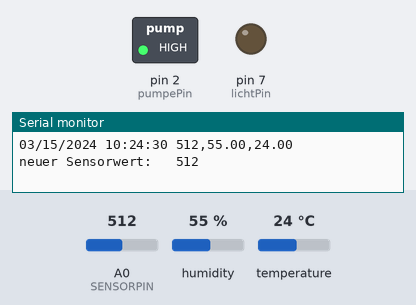
Recording of a sketch running on a simulated Arduino Uno, built with avr-gcc and run on an emulated ATmega328P. Parts: switched loads named in the sketch (green lamp = pin HIGH), output pins drawn as LEDs (lit = HIGH), the last lines printed to the serial monitor. Inputs (shaded band) come from the test bench; at power-on: A0 (SENSORPIN) = 512, humidity 55 %, temperature 24 °C. The local clock reads 2024-03-15 10:24:30 at power-on unless the sketch sets it; storage starts empty.

Above: at 3.8 s.
3.9 s: A0 (SENSORPIN) set to 489
At 5.4 s:
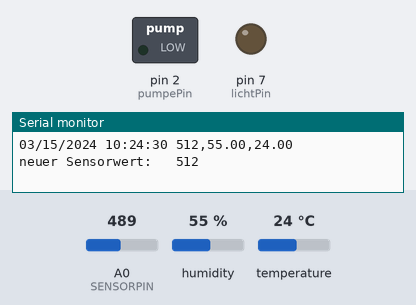
At 7.1 s:
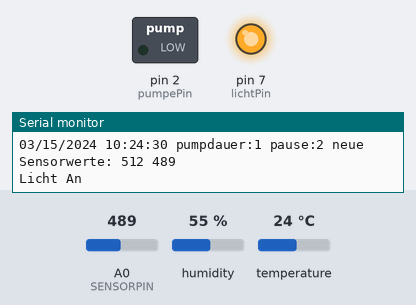
7.6 s: A0 (SENSORPIN) set to 510
At 8.9 s:
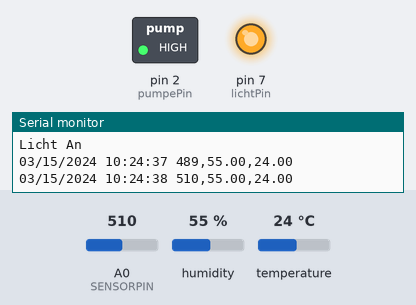
Timing chart, 0 to 21.3 s (numbered marks = the images above; inputs shaded):
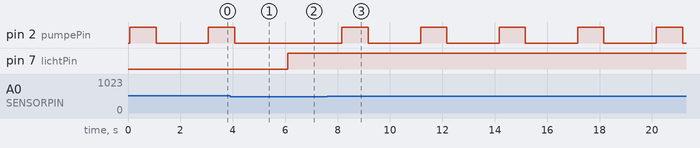

Measured:
- the behaviour switches between 501 and 500 on A0 (SENSORPIN) (found by bisection; images 0 and 1)
- after the input at 3.9 s, pin 2 (pumpePin): goes on until 4.1 s, then stays LOW; pin 7 (lichtPin): LOW → HIGH after 2.2 s
- after the input at 7.6 s, pin 2 (pumpePin): alternates HIGH for 1.0 s and LOW for 2.0 s, starting after 0.57 s

The sketch:

gruene_wand_v2.ino
```cpp
#include <SD.h>
#include <DHT.h>


#include <ThreeWire.h>
#include <RtcDS1302.h>

#define SENSORPIN A0
#define DHTTYPE DHT11    // Es handelt sich um den DHT11 Sensor


const unsigned int sdCard = 5;
const unsigned int pumpePin = 2;
const unsigned int lichtPin = 7;
const unsigned dhtPin = 3;
DHT dht(dhtPin, DHTTYPE);


const int kCePin = 10; // RST Pin Chip Enable
const int kIoPin = 9; // Input/Output
const int kSclkPin = 8; // Serial Clock

ThreeWire myWire(kIoPin, kSclkPin, kCePin); // IO, SCLK, CE
RtcDS1302<ThreeWire> Rtc(myWire);

int sensorWert = 0;

const unsigned long messungsInterval_UL = 1u*1u*1000;//10*1000; // 24*60*60*1000;  // 1x in der Stunde messen und rausschreiben

const unsigned int pumpdauer = 1; // in Sekunden
const unsigned int pause = 2; // in Sekunden
const unsigned int schwellenwert = 500;

const unsigned int lichtAn = 9; // 9 uhr geht licht an
const unsigned int lichtAus = 17; // 17 uhr geht licht an

void setup() {
  Serial.begin(9600);               // Start der seriellen Kommunikation
  pinMode(pumpePin,OUTPUT);
  pinMode(lichtPin,OUTPUT);
  SD.begin(sdCard);
  dht.begin(); //DHT11 Sensor starten


  // setup Real Time Clock
  Rtc.Begin();

  RtcDateTime compiled = RtcDateTime(__DATE__, __TIME__);
  Serial.println(printDateTime(compiled));

  if (!Rtc.IsDateTimeValid())
  {
      // Common Causes:
      //    1) first time you ran and the device wasn't running yet
      //    2) the battery on the device is low or even missing

      Serial.println("RTC lost confidence in the DateTime!");
      Rtc.SetDateTime(compiled);
  }

  if (Rtc.GetIsWriteProtected())
  {
      Serial.println("RTC was write protected, enabling writing now");
      Rtc.SetIsWriteProtected(false);
  }

  if (!Rtc.GetIsRunning())
  {
      Serial.println("RTC was not actively running, starting now");
      Rtc.SetIsRunning(true);
  }

  RtcDateTime now = Rtc.GetDateTime();
  if (now < compiled)
  {
      Serial.println("RTC is older than compile time!  (Updating DateTime)");
      Rtc.SetDateTime(compiled);
  }
  else if (now > compiled)
  {
      Serial.println("RTC is newer than compile time. (this is expected)");
  }
  else if (now == compiled)
  {
      Serial.println("RTC is the same as compile time! (not expected but all is fine)");
  }

}

// niedrige Werte --> nasse Erde,
// hohe Werte --> trockene Erde
// ohne Erde rund 500 - 600
// komplett nass --> ca 250
// TODO sehr trocken --> ???

void loop()
{

  static unsigned long zeitSeitMessung =  - messungsInterval_UL;  // initialize such that a reading is due the first time through loop()
  static bool licht = false;

  String dataString = "";

  unsigned long jetzt = millis();

  // Messen
  int sensorWert = analogRead(SENSORPIN); // und lies den aktuellen Sensorwert vor dem Wässern aus
  float luftfeuchtigkeit = dht.readHumidity(); //die Luftfeuchtigkeit auslesen und unter „Luftfeutchtigkeit“ speichern
  float temperatur = dht.readTemperature(); //die Temperatur auslesen und unter „Temperatur“ speichern

  if (jetzt - zeitSeitMessung >= messungsInterval_UL){
    zeitSeitMessung += messungsInterval_UL;
    RtcDateTime timenow = Rtc.GetDateTime();
    dataString = printDateTime(timenow)+" "+String(sensorWert) + "," + String(luftfeuchtigkeit) + "," + String(temperatur);
    if(!writeOutData(String("datalog.txt"), dataString)){
      Serial.println("could not write no SD Card");
      Serial.println(dataString);
    }
  }

  // Wässern
  dataString = "";
  if(sensorWert>schwellenwert){
    RtcDateTime timenow = Rtc.GetDateTime();
    dataString = printDateTime(timenow) + " pumpdauer:" + String(pumpdauer) + " pause:" + String(pause) + " neue Sensorwerte:";
  }
  while (sensorWert>schwellenwert) { // wenn der Sensor über dem Schwellenwert liegt so lange gießen und warten bis er wieder drüber ist
    digitalWrite(pumpePin, HIGH);
    delay(pumpdauer*1000);
    digitalWrite(pumpePin, LOW);
    delay(pause*1000);
    sensorWert = analogRead(SENSORPIN);  // lies den aktuellen Sensorwert nach dem Wässern aus
    dataString += " " + String(sensorWert);
    Serial.print("neuer Sensorwert: \t"); Serial.println(sensorWert); // Ausgabe des Wertes
  }
  if(dataString.length()){
    if(!writeOutData(String("pumpelog.txt"), dataString)){
      Serial.println("could not write, no SD Card");
      Serial.println(dataString);
    }
  }

  //licht
  RtcDateTime timenow = Rtc.GetDateTime();
  if(!licht && timenow.Hour() >= lichtAn && timenow.Hour() < lichtAus){
    licht = true;
    digitalWrite(lichtPin, HIGH);
    Serial.println("Licht An");
  }

  if(licht && timenow.Hour() >= lichtAus){
    licht = false;
    digitalWrite(lichtPin, LOW);
    Serial.println("Licht Aus " + String(timenow.Hour()));
  }

  delay(1000);

// TODO: wenn kein Wasser im Tank, dann nicht wässern

}


bool writeOutData(String dateiName, String dataString){
  File dataFile = SD.open(dateiName.c_str(), FILE_WRITE);

  if (dataFile) {

    dataFile.println(dataString);

    dataFile.close();

    // print to the serial port too:

    Serial.println(dataString);

    dataFile.close();

    return true;
  }
  return false;
}

#define countof(a) (sizeof(a) / sizeof(a[0]))
String printDateTime(const RtcDateTime& dt)
{
    char datestring[20];

    snprintf_P(datestring,
            countof(datestring),
            PSTR("%02u/%02u/%04u %02u:%02u:%02u"),
            dt.Month(),
            dt.Day(),
            dt.Year(),
            dt.Hour(),
            dt.Minute(),
            dt.Second() );
    return String(datestring);
}
```
